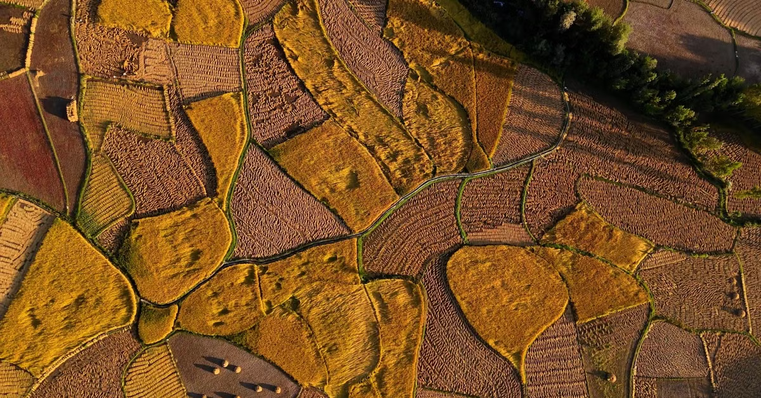
#> input picture prototype_0.1/farmer_app/cropguard/gis/input/sample_map.png, 761 x 398 px, shrunk from 1200 x 627 before the run
$ python gis_engine.py
#> lines starting #> are read from the running program, lines starting #| are printed output that depends on the picture
#!/usr/bin/env python3
"""
gis_engine.py — Geospatial analysis engine for priority disease events.

This module performs the GIS stage of the surveillance pipeline:
  1. Load a base map image and georeference it using a geographic extent
  2. Plot disease detection points on the map
  3. Calculate pairwise distances using the Haversine formula
  4. Compute a prototype spatial risk score from distance, humidity, and confidence
  5. Save an analyzed map image and a machine-readable results JSON

The risk score is explicitly a PROTOTYPE metric — it is not an epidemiological
prediction. It is named `prototype_spatial_risk_score` throughout to preserve
scientific honesty.

Usage:
    Called by main.py via:
        results, map_path, results_path = gis_engine.analyze_event(event, config)
"""

import json
import math
import os
from datetime import datetime

import matplotlib
matplotlib.use("Agg")  # non-interactive backend — safe for servers / headless
import matplotlib.pyplot as plt
import matplotlib.patches as mpatches
from matplotlib.lines import Line2D


# ---------------------------------------------------------------------------
# CONSTANTS
# ---------------------------------------------------------------------------
EARTH_RADIUS_KM = 6371.0  # mean Earth radius for Haversine formula


# ---------------------------------------------------------------------------
# DISTANCE CALCULATION — Haversine formula
# ---------------------------------------------------------------------------
def haversine_distance_km(lat1: float, lon1: float, lat2: float, lon2: float) -> float:
    """
    Compute the great-circle distance between two lat/lon points in km.

    Uses the Haversine formula:
        a = sin²(Δφ/2) + cos(φ1)·cos(φ2)·sin²(Δλ/2)
        d = 2R·arcsin(√a)

    Args:
        lat1, lon1: Latitude and longitude of point 1 (degrees)
        lat2, lon2: Latitude and longitude of point 2 (degrees)

    Returns:
        Distance in kilometers.

    Example:
        >>> round(haversine_distance_km(9.2645, 76.4600, 9.2712, 76.4721), 2)
        1.58
    """
    phi1 = math.radians(lat1)
    phi2 = math.radians(lat2)
    d_phi = math.radians(lat2 - lat1)
    d_lambda = math.radians(lon2 - lon1)

    a = (math.sin(d_phi / 2) ** 2 +
         math.cos(phi1) * math.cos(phi2) * math.sin(d_lambda / 2) ** 2)
    c = 2 * math.atan2(math.sqrt(a), math.sqrt(1 - a))
    return EARTH_RADIUS_KM * c


def compute_pairwise_distances(detections: list) -> list:
    """
    Compute all pairwise distances between detections.

    Args:
        detections: List of detection dicts with 'latitude' and 'longitude'.

    Returns:
        List of dicts: {'i', 'j', 'distance_km', 'farmer_a', 'farmer_b'}
    """
    pairs = []
    n = len(detections)
    for i in range(n):
        for j in range(i + 1, n):
            d_i = detections[i]
            d_j = detections[j]
            dist = haversine_distance_km(
                d_i["latitude"], d_i["longitude"],
                d_j["latitude"], d_j["longitude"],
            )
            pairs.append({
                "i": i,
                "j": j,
                "farmer_a": d_i.get("farmer_id", "?"),
                "farmer_b": d_j.get("farmer_id", "?"),
                "distance_km": round(dist, 3),
            })
    return pairs


# ---------------------------------------------------------------------------
# RISK CALCULATION — prototype spatial risk score
# ---------------------------------------------------------------------------
def distance_score(distance_km: float, characteristic_km: float) -> float:
    """
    Exponential distance decay: D = e^(-d / L).

    Closer farms → stronger spatial association.

    Args:
        distance_km: Distance between two detections.
        characteristic_km: Scale parameter L (default 5 km).

    Returns:
        Score in [0, 1].
    """
    if characteristic_km <= 0:
        return 0.0
    return math.exp(-distance_km / characteristic_km)


def humidity_score(humidity_percent: float) -> float:
    """
    Normalize humidity to [0, 1].
    """
    return max(0.0, min(1.0, humidity_percent / 100.0))


def confidence_score(confidence: float) -> float:
    """
    Clamp AI confidence to [0, 1].
    """
    try:
        return max(0.0, min(1.0, float(confidence)))
    except (TypeError, ValueError):
        return 0.0


def classify_risk(score: float, thresholds: dict) -> str:
    """
    Classify a 0-100 risk score into LOW / MODERATE / HIGH / EXTREME.

    Args:
        score: Prototype risk score (0-100).
        thresholds: Dict with keys 'low', 'moderate', 'high', 'extreme'.

    Returns:
        One of: 'LOW', 'MODERATE', 'HIGH', 'EXTREME'.
    """
    if score >= thresholds.get("extreme", 90):
        return "EXTREME"
    if score >= thresholds.get("high", 80):
        return "HIGH"
    if score >= thresholds.get("moderate", 60):
        return "MODERATE"
    return "LOW"


def compute_risk(detections: list, config: dict) -> dict:
    """
    Compute the full prototype spatial risk score for a set of detections.

    Formula:
        R = w_d·D + w_h·H + w_c·C

    where:
        D = average pairwise distance decay score
        H = average normalized humidity
        C = average AI confidence
        w_d, w_h, w_c = configurable weights (default 0.5, 0.3, 0.2)

    Args:
        detections: List of detection dicts.
        config: GIS configuration dict (contains analysis parameters).

    Returns:
        Dict with all intermediate scores and the final risk score.
    """
    analysis_cfg = config.get("analysis", {})
    L = float(analysis_cfg.get("distance_characteristic_km", 5.0))
    weights = analysis_cfg.get("weights", {"distance": 0.5, "humidity": 0.3, "confidence": 0.2})

    # Pairwise distances
    pairs = compute_pairwise_distances(detections)
    if pairs:
        avg_distance_km = sum(p["distance_km"] for p in pairs) / len(pairs)
        avg_distance_score = sum(distance_score(p["distance_km"], L) for p in pairs) / len(pairs)
    else:
        # Single detection — no spatial relationship to measure
        avg_distance_km = 0.0
        avg_distance_score = 1.0  # maximum proximity (self)

    # Average humidity and confidence
    humidities = [d.get("weather", {}).get("humidity_percent", 0) for d in detections]
    confidences = [d.get("confidence", 0) for d in detections]

    avg_humidity = sum(humidities) / len(humidities) if humidities else 0.0
    avg_confidence = sum(confidences) / len(confidences) if confidences else 0.0

    H = humidity_score(avg_humidity)
    C = confidence_score(avg_confidence)
    D = avg_distance_score

    w_d = float(weights.get("distance", 0.5))
    w_h = float(weights.get("humidity", 0.3))
    w_c = float(weights.get("confidence", 0.2))

    # Normalize weights in case user misconfigured them
    total_w = w_d + w_h + w_c
    if total_w <= 0:
        total_w = 1.0
    w_d, w_h, w_c = w_d / total_w, w_h / total_w, w_c / total_w

    R = w_d * D + w_h * H + w_c * C
    risk_percentage = round(R * 100, 2)

    return {
        "pairwise_distances": pairs,
        "average_distance_km": round(avg_distance_km, 3),
        "distance_score": round(D, 4),
        "humidity_score": round(H, 4),
        "confidence_score": round(C, 4),
        "average_humidity_percent": round(avg_humidity, 2),
        "average_confidence": round(avg_confidence, 4),
        "weights": {"distance": w_d, "humidity": w_h, "confidence": w_c},
        "prototype_risk_score": round(R, 4),
        "prototype_risk_percentage": risk_percentage,
    }


# ---------------------------------------------------------------------------
# MAP RENDERING
# ---------------------------------------------------------------------------
def _format_farmer_label(farmer_id: str) -> str:
    """
    Convert a farmer_id like '001' into a map label like 'F001'.
    Avoids exposing full identifiers in public-facing visualizations.
    """
    return "F{}".format(farmer_id)


# [15 lines left out: function _draw_fallback_background, not called in this run]


def _get_place_name(lat: float, lon: float) -> str:
    """Return friendly place name for coordinates in the region."""
    known_places = [
        (9.2645, 76.4600, "Thiruvalla"),
        (9.2712, 76.4721, "Chengannur"),
        (9.2801, 76.4815, "Aranmula"),
        (9.2910, 76.4930, "Kozhencherry"),
        (9.3025, 76.5045, "Pandalam"),
        (9.3150, 76.5160, "Mavelikkara"),
        (9.3280, 76.5280, "Pathanamthitta"),
    ]
    best_dist = 999.0
    best_name = None
    for p_lat, p_lon, name in known_places:
        dist = haversine_distance_km(lat, lon, p_lat, p_lon)
        if dist < best_dist:
            best_dist = dist
            best_name = name
    if best_dist <= 2.5 and best_name:
        return best_name
    return f"{lat:.3f}°N, {lon:.3f}°E"


def render_analyzed_map(
    detections: list,
    disease: str,
    risk_results: dict,
    config: dict,
    output_path: str,
) -> str:
    """
    Render the analyzed map image with disease points, place names, distance markings,
    cluster danger rings, and risk info over the base map image.
    """
    viz = config.get("visualization", {})
    extent_cfg = config.get("map_extent", {})
    thresholds = config.get("analysis", {}).get("risk_thresholds",
                                                {"low": 30, "moderate": 60, "high": 80, "extreme": 90})

    extent = [
        extent_cfg.get("min_longitude", 76.40),
        extent_cfg.get("max_longitude", 76.55),
        extent_cfg.get("min_latitude", 9.20),
        extent_cfg.get("max_latitude", 9.35),
    ]

    point_size = int(viz.get("point_size", 140))
    point_color = viz.get("point_color", "#E53935")
    point_marker = viz.get("point_marker", "o")
    label_font_size = int(viz.get("label_font_size", 9))
    dpi = int(viz.get("dpi", 150))

    fig, ax = plt.subplots(figsize=(11, 8.5))

    # --- Load the base map image (sample_map.png) ---
    src_dir = os.path.dirname(os.path.abspath(__file__))      # gis/src
    gis_root = os.path.normpath(os.path.join(src_dir, ".."))  # gis/
    map_path = config.get("map_file", {}).get("path", "input/sample_map.png")

    if os.path.isabs(map_path):
        abs_map_path = map_path
    else:
        abs_map_path = os.path.join(gis_root, map_path)

    if os.path.exists(abs_map_path):
        try:
            img = plt.imread(abs_map_path)
            ax.imshow(
                img,
                extent=extent,
                aspect="auto",
                origin="upper",
                alpha=0.92,
            )
        except Exception as e:
            print(f"Warning: could not read map image ({e}); using fallback background.")
            _draw_fallback_background(ax, extent)
    else:
        print(f"Warning: map image not found at {abs_map_path}; using fallback background.")
        _draw_fallback_background(ax, extent)

    # --- Cluster / Buffer Zone Circles ---
    lons = [d["longitude"] for d in detections]
    lats = [d["latitude"] for d in detections]

    if lons and lats:
        center_lon = sum(lons) / len(lons)
        center_lat = sum(lats) / len(lats)

        # 1 km & 2.5 km approximate degree radius (1 deg lat ~ 111 km)
        r1_deg = 1.0 / 111.0
        r2_deg = 2.5 / 111.0

        # Outer caution buffer
        circle_outer = plt.Circle(
            (center_lon, center_lat), r2_deg,
            color="#FF9800", fill=True, alpha=0.12,
            linestyle=":", linewidth=1.5, zorder=2
        )
        ax.add_patch(circle_outer)

        # Inner high-risk buffer
        circle_inner = plt.Circle(
            (center_lon, center_lat), r1_deg,
            color="#E53935", fill=True, alpha=0.20,
            linestyle="--", linewidth=2.0, zorder=3
        )
        ax.add_patch(circle_inner)

    # --- Draw distance lines between all pairs with distance badges ---
    pairs = risk_results.get("pairwise_distances", [])
    for p in pairs:
        d_i = detections[p["i"]]
        d_j = detections[p["j"]]

        # Geodesic dashed line
        ax.plot(
            [d_i["longitude"], d_j["longitude"]],
            [d_i["latitude"], d_j["latitude"]],
            color="#1E88E5",
            linestyle="--",
            linewidth=2.0,
            alpha=0.9,
            zorder=4,
        )

        # Distance text badge at line midpoint
        mid_lon = (d_i["longitude"] + d_j["longitude"]) / 2
        mid_lat = (d_i["latitude"] + d_j["latitude"]) / 2
        ax.text(
            mid_lon, mid_lat,
            f" {p['distance_km']:.2f} km ",
            fontsize=8.5,
            color="#0D47A1",
            fontweight="bold",
            ha="center", va="center",
            bbox=dict(boxstyle="round,pad=0.3", fc="#E3F2FD", ec="#1E88E5", lw=1.2, alpha=0.95),
            zorder=7,
        )

    # --- Plot detection points / place pins ---
    ax.scatter(
        lons, lats,
        s=point_size,
        c=point_color,
        marker=point_marker,
        edgecolors="#FFFFFF",
        linewidths=2.0,
        zorder=6,
    )

    # --- Label each detection with Place Name + Farmer ID ---
    for i, d in enumerate(detections):
        f_label = _format_farmer_label(d.get("farmer_id", "?"))
        p_name = d.get("place") or _get_place_name(d["latitude"], d["longitude"])
        full_label = f"{p_name} ({f_label})"

        # Alternate label offsets to avoid overlapping
        offset_x = 0.006 if (i % 2 == 0) else -0.006
        ha_align = "left" if (i % 2 == 0) else "right"
        offset_y = 0.005 if (i % 3 != 0) else -0.006

        ax.annotate(
            full_label,
            xy=(d["longitude"], d["latitude"]),
            xytext=(d["longitude"] + offset_x, d["latitude"] + offset_y),
            fontsize=label_font_size,
            fontweight="bold",
            color="#1A237E",
            ha=ha_align,
            bbox=dict(boxstyle="round,pad=0.35", fc="#FFFFFF", ec="#3949AB", lw=1.0, alpha=0.92),
            arrowprops=dict(arrowstyle="->", color="#3949AB", lw=0.8, shrinkA=3, shrinkB=4),
            zorder=8,
        )

    # --- Scale bar calculation (approx 2 km) ---
    scale_km = 2.0
    scale_deg = scale_km / (111.0 * math.cos(math.radians((extent[2] + extent[3]) / 2)))
    scale_x0 = extent[0] + 0.012
    scale_y0 = extent[2] + 0.012

    ax.plot([scale_x0, scale_x0 + scale_deg], [scale_y0, scale_y0], color="#0F172A", lw=3.5, zorder=8)
    ax.plot([scale_x0, scale_x0], [scale_y0 - 0.002, scale_y0 + 0.002], color="#0F172A", lw=2, zorder=8)
    ax.plot([scale_x0 + scale_deg, scale_x0 + scale_deg], [scale_y0 - 0.002, scale_y0 + 0.002], color="#0F172A", lw=2, zorder=8)
    ax.text(
        scale_x0 + scale_deg / 2, scale_y0 + 0.004,
        f"Scale: {scale_km:.0f} km",
        fontsize=8.5, fontweight="bold", color="#0F172A", ha="center",
        bbox=dict(boxstyle="round,pad=0.2", fc="#FFFFFF", ec="none", alpha=0.85),
        zorder=8
    )

    # --- Info box with risk summary ---
    risk_pct = risk_results.get("prototype_risk_percentage", 0)
    status = classify_risk(risk_pct, thresholds)

    info_text = (
        f"Disease: {disease}\n"
        f"Detections: {len(detections)}\n"
        f"Avg Distance: {risk_results.get('average_distance_km', 0):.2f} km\n"
        f"Avg Humidity: {risk_results.get('average_humidity_percent', 0):.1f}%\n"
        f"Avg Confidence: {risk_results.get('average_confidence', 0):.1%}\n"
        f"Risk Score: {risk_pct:.1f}/100\n"
        f"Cluster Status: {status}"
    )
    ax.text(
        0.02, 0.98, info_text,
        transform=ax.transAxes,
        fontsize=9,
        verticalalignment="top",
        bbox=dict(boxstyle="round,pad=0.5", fc="#FFFFFF", ec="#0F172A", lw=1.2, alpha=0.92),
        zorder=9,
    )

    # --- Axes and title ---
    risk_colors = {"LOW": "#2E7D32", "MODERATE": "#EF6C00", "HIGH": "#C62828", "EXTREME": "#B71C1C"}
    title_color = risk_colors.get(status, "#0F172A")

    ax.set_title(
        f"{disease.upper()} — Geospatial Disease Spread Analysis  [{status}]",
        fontsize=13,
        fontweight="bold",
        color=title_color,
        pad=12,
    )
    ax.set_xlabel("Longitude (°E)", fontsize=9.5, fontweight="500")
    ax.set_ylabel("Latitude (°N)", fontsize=9.5, fontweight="500")
    ax.set_xlim(extent[0], extent[1])
    ax.set_ylim(extent[2], extent[3])
    ax.grid(True, linestyle=":", alpha=0.4, color="#334155")

    # --- Legend ---
    legend_handles = [
        Line2D([0], [0], marker=point_marker, color="w",
               markerfacecolor=point_color, markeredgecolor="#FFFFFF", markersize=10, label="Detection Point"),
        Line2D([0], [0], color="#1E88E5", linestyle="--", linewidth=2.0, label="Distance Vector"),
        mpatches.Patch(color="#E53935", alpha=0.25, label="High-Risk Zone (<1 km)"),
        mpatches.Patch(color="#FF9800", alpha=0.15, label="Spread Buffer (<2.5 km)"),
    ]
    ax.legend(handles=legend_handles, loc="lower right", fontsize=8.5, framealpha=0.95)

    plt.tight_layout()

    # --- Save ---
    os.makedirs(os.path.dirname(os.path.abspath(output_path)), exist_ok=True)
    fig.savefig(output_path, dpi=dpi, bbox_inches="tight")
    plt.close(fig)

    return os.path.abspath(output_path)


# ---------------------------------------------------------------------------
# RESULTS SERIALIZATION
# ---------------------------------------------------------------------------
def build_results_dict(
    event: dict,
    risk_results: dict,
    map_path: str,
    config: dict,
) -> dict:
    """
    Build the machine-readable GIS results dict to be saved as JSON.
    """
    thresholds = config.get("analysis", {}).get("risk_thresholds",
                                                {"low": 30, "moderate": 60, "high": 80, "extreme": 90})
    risk_pct = risk_results["prototype_risk_percentage"]
    status = classify_risk(risk_pct, thresholds)

    return {
        "event_id": event.get("event_id"),
        "disease": event.get("disease"),
        "generated_at": datetime.utcnow().strftime("%Y-%m-%dT%H:%M:%SZ"),

        "analysis": {
            "total_detections": len(event.get("detections", [])),
            "unique_farmers": event.get("unique_farmer_count"),
            "average_confidence": risk_results["average_confidence"],
            "average_humidity_percent": risk_results["average_humidity_percent"],
        },

        "spatial_analysis": {
            "average_distance_km": risk_results["average_distance_km"],
            "pairwise_distances": risk_results["pairwise_distances"],
            "distance_score": risk_results["distance_score"],
            "humidity_score": risk_results["humidity_score"],
            "confidence_score": risk_results["confidence_score"],
            "weights": risk_results["weights"],
            "prototype_risk_score": risk_results["prototype_risk_score"],
            "prototype_risk_percentage": risk_pct,
        },

        "status": status,
        "map_output": map_path,
    }


def save_results(results: dict, output_path: str) -> str:
    """
    Save the GIS results dict to a JSON file.

    Returns:
        Absolute path to the saved file.
    """
    os.makedirs(os.path.dirname(os.path.abspath(output_path)), exist_ok=True)
    with open(output_path, "w", encoding="utf-8") as f:
        json.dump(results, f, indent=4, ensure_ascii=False)
    return os.path.abspath(output_path)


# ---------------------------------------------------------------------------
# MAIN ENTRY POINT — called by main.py
# ---------------------------------------------------------------------------
def analyze_event(event: dict, config: dict) -> tuple:
    """
    Run the full GIS analysis pipeline for a single priority event.

    Args:
        event: A single event dict from priority_events.json.
        config: GIS configuration dict loaded from config.json.

    Returns:
        (results_dict, map_path, results_path)

    Raises:
        ValueError: If the event has no detections or is missing required fields.
    """
    detections = event.get("detections", [])
    if not detections:
        raise ValueError("Event has no detections to analyze.")

    disease = event.get("disease", "Unknown Disease")

    # Validate that every detection has lat/lon
    for i, d in enumerate(detections):
        if "latitude" not in d or "longitude" not in d:
            raise ValueError(f"Detection #{i} is missing latitude/longitude.")

    # Resolve output paths relative to the GIS root directory (gis/),
    # NOT relative to this script's location (gis/src/).
    # gis/main.py passes config loaded from gis/config/map_config.json
    # which uses "output/..." paths — these should resolve to gis/output/.
    src_dir = os.path.dirname(os.path.abspath(__file__))      # gis/src/
    gis_root = os.path.normpath(os.path.join(src_dir, ".."))  # gis/
    output_cfg = config.get("output", {})
    map_rel = output_cfg.get("analyzed_map_path", "output/analyzed_map.png")
    results_rel = output_cfg.get("results_json_path", "output/gis_results.json")
    map_path = os.path.join(gis_root, map_rel)
    results_path = os.path.join(gis_root, results_rel)

    # 1. Compute risk
    risk_results = compute_risk(detections, config)

    # 2. Render map
    saved_map = render_analyzed_map(detections, disease, risk_results, config, map_path)
#> in render_analyzed_map, img is the input picture: shape (398, 761, 3) float32; mean R, G, B 0.476, 0.31, 0.14
#> in render_analyzed_map, `fig.savefig(output_path, dpi=dpi, bbox_inches="tight")`:
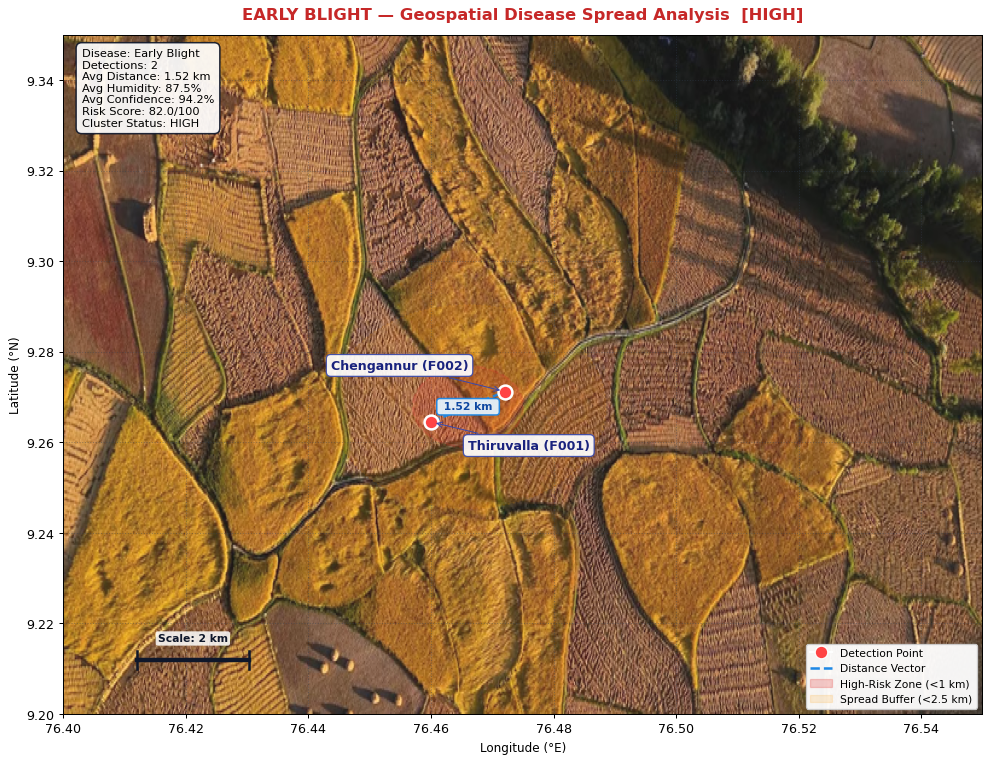
#> figure drawn by matplotlib, 1 panel

    # 3. Build and save results JSON
    results = build_results_dict(event, risk_results, saved_map, config)
#> (the rest of the program and of its run is left out)
